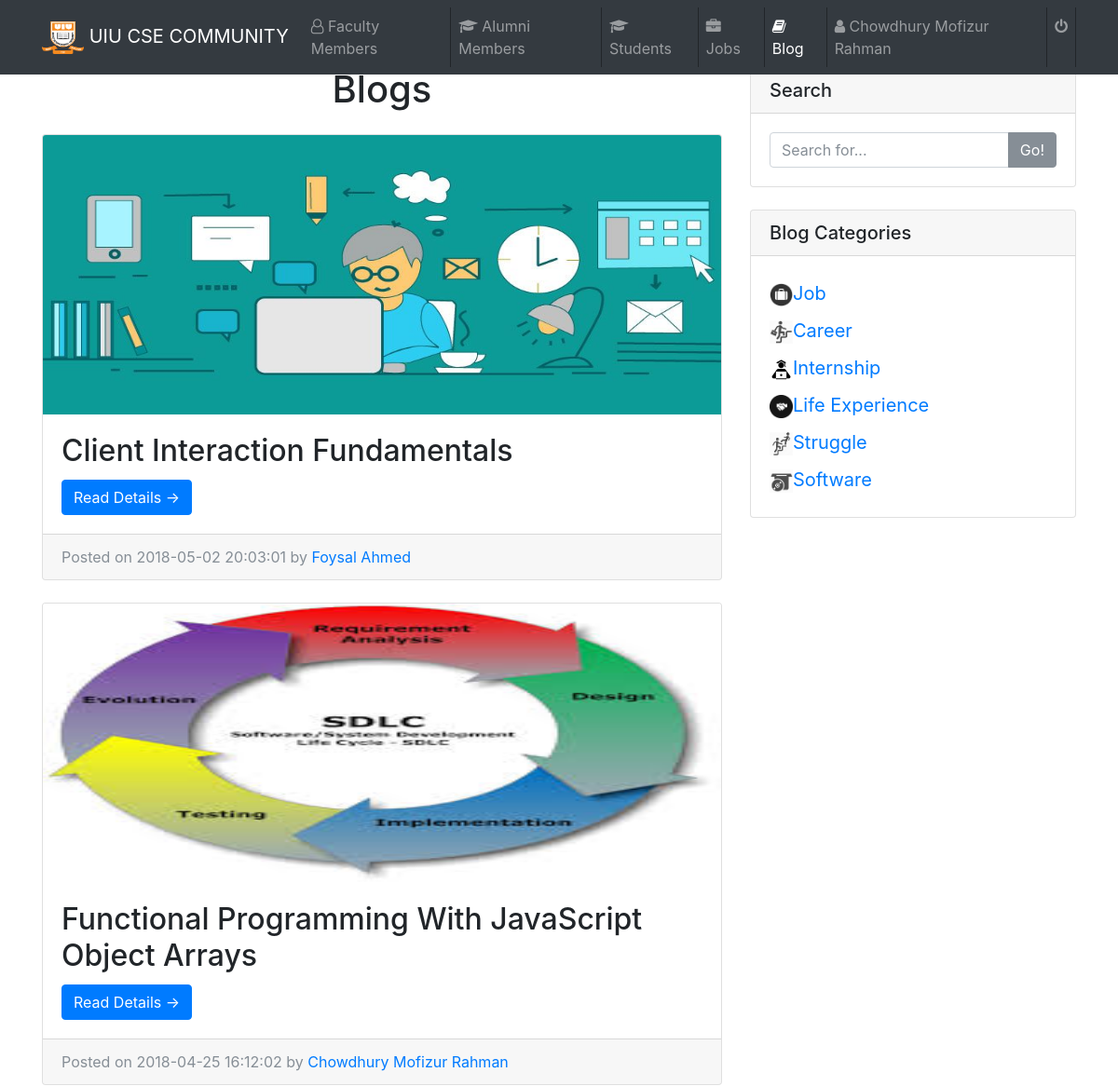
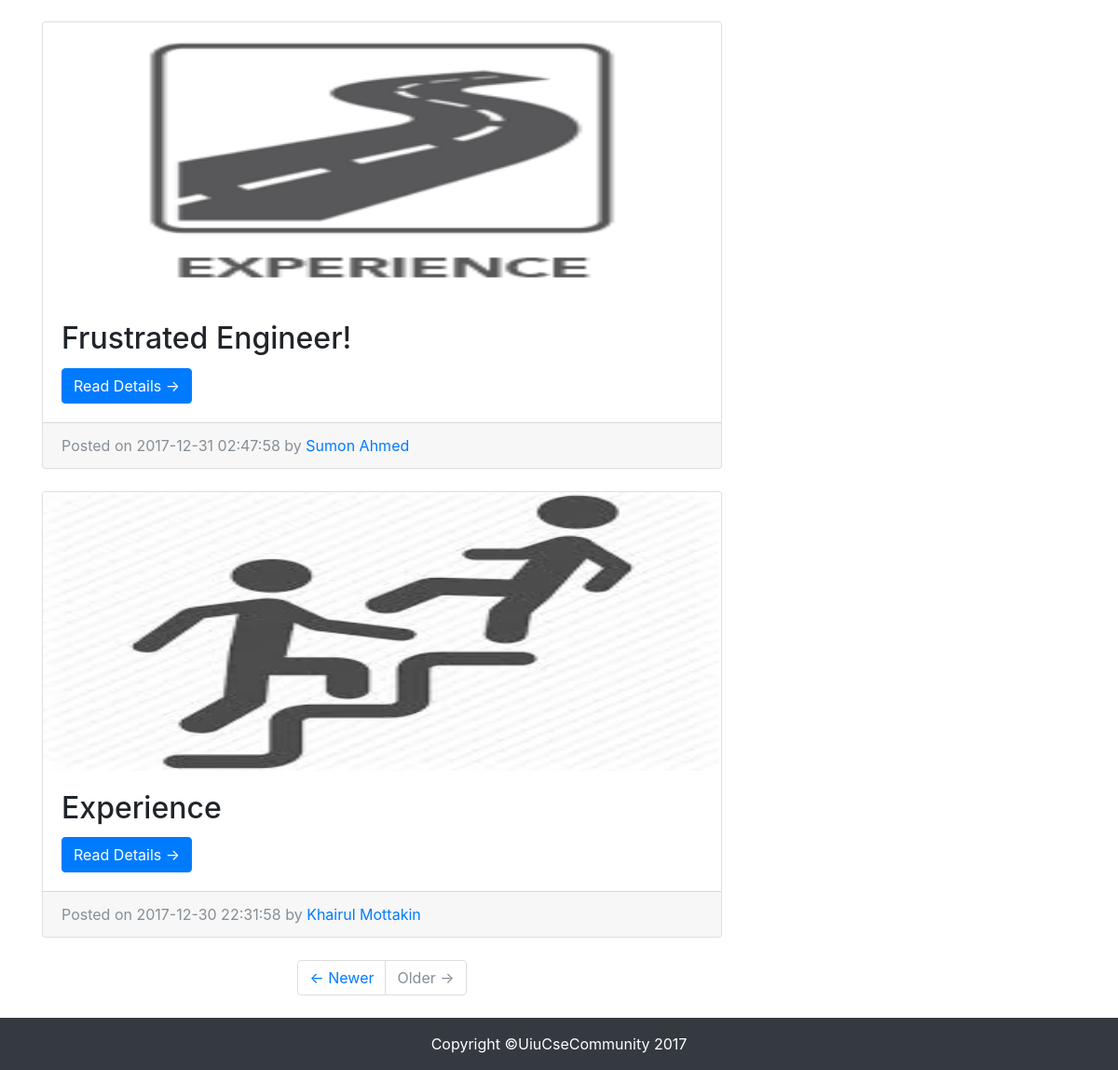
Page /Faculty/blog/blog.php (signed in) on the committed database (2 pictures, top to bottom).
### tables this page shows
CREATE TABLE `faculty` (
  `id` int(11) NOT NULL,
  `name` varchar(100) NOT NULL,
  `designation` varchar(100) NOT NULL,
  `email` varchar(100) NOT NULL,
  `qualification` varchar(50) NOT NULL,
  `company` varchar(50) NOT NULL,
  `experience` varchar(100) NOT NULL,
  `projects` varchar(500) NOT NULL,
  `hobby` varchar(100) NOT NULL,
  `fbID` varchar(500) NOT NULL,
  `twitterID` varchar(500) NOT NULL,
  `linkedInID` varchar(500) NOT NULL,
  `password` varchar(20) NOT NULL,
  `facultyPhoto` varchar(500) NOT NULL
);

CREATE TABLE `blog` (
  `id` int(11) NOT NULL,
  `title` varchar(100) NOT NULL,
  `category` varchar(30) NOT NULL,
  `description` varchar(30000) NOT NULL,
  `thumbnail` varchar(500) NOT NULL,
  `author` varchar(50) NOT NULL,
  `author_type` varchar(10) NOT NULL,
  `time` varchar(50) NOT NULL
);

### Faculty/blog/blog.php (the view, shortened to what this page needs)
<?php
    require_once ('../../dbConnect.php');
    $user = $_SESSION['email'];
    $row1 = $conn->query("SELECT * FROM `faculty` WHERE (email = '$user' )");
    $result1 = mysqli_fetch_array($row1);
    $row2 = $conn->query("SELECT * FROM `blog` WHERE 1 ORDER by time DESC ");
 ?>
<!DOCTYPE html>
<html lang="en">
  <head>
    <link href="css/bootstrap.min.css" rel="stylesheet">
    <link rel="stylesheet" href="https://cdnjs.cloudflare.com/ajax/libs/font-awesome/4.7.0/css/font-awesome.min.css">
    <link href="http://maxcdn.bootstrapcdn.com/font-awesome/4.2.0/css/font-awesome.min.css" rel="stylesheet">
    <link rel="stylesheet" type="text/css" href="css/socialicon.css">
  </head>
  <body>
    <nav class="navbar navbar-expand-lg navbar-dark bg-dark fixed-top">
      <div class="container">
        <a class="navbar-brand" href="#"><img src="img/uiu.png" height="35" width="45" alt=""> UIU CSE COMMUNITY</a>
        <div class="collapse navbar-collapse" id="navbarResponsive">
          <ul class="navbar-nav ml-auto">
            <li class="nav-item" style="border-right: 1px solid;">
              <a class="nav-link" href="../faculty.php"><i class="fa fa-user-o" aria-hidden="true"></i> Faculty Members</a>
            </li>
           <li class="nav-item" style="border-right: 1px solid;">
              <a class="nav-link" href="../alumni.php"><i class="fa fa-graduation-cap" aria-hidden="true"></i> Alumni Members</a>
            </li>
            <li class="nav-item" style="border-right: 1px solid;">
              <a class="nav-link" href="../students.php"><i class="fa fa-graduation-cap" aria-hidden="true"></i> Students</a>
            </li>
            <li class="nav-item" style="border-right: 1px solid;">
              <a class="nav-link" href="../job/job.php"><i class="fa fa-briefcase" aria-hidden="true"></i> Jobs</a>
            </li>
            <li class="nav-item active" style="border-right: 1px solid;">
              <a class="nav-link" href="#"><i class="fa fa-book" aria-hidden="true"></i> Blog<span class="sr-only">(current)</span></a>
            </li>
            <li class="nav-item" style="border-right: 1px solid;">
              <a class="nav-link" href="../facultytimeline.php"><i class="fa fa-user" aria-hidden="true"></i> <?php echo $result1['name']; ?></a>
            </li>
            <li class="nav-item" style="border-right: 1px solid;">
              <a class="nav-link" href="../logout.php"><i class="fa fa-power-off" aria-hidden="true"></i></a>
            </li>
          </ul>
        </div>
      </div>
    </nav><br><br>
    <div class="container">
      <div class="row">
        <div class="col-md-8">
          <h1 align="center" class="my-4">Blogs</h1>
        <?php while($result2 = mysqli_fetch_array($row2))  { ?>
          <div class="card mb-4">
            <img class="card-img-top" style="-webkit-user-select:none; display:block; margin:auto;"  width="760" height="300" <?php echo "<img src='../../Photos/".$result2['thumbnail']."'> "; ?>
            <div class="card-body">
              <h2 class="card-title"><?php echo $result2['title']; ?></h2>
              <a href="details.php?id=<?php echo $result2['id']; ?>" class="btn btn-primary">Read Details &rarr;</a>
            </div>
            <div class="card-footer text-muted">
              Posted on <?php echo $result2['time']; ?> by <a href="#"><?php echo $result2['author']; ?></a>
            </div>
          </div>
        <?php } ?>
          <ul class="pagination justify-content-center mb-4">
            <li class="page-item">
              <a class="page-link" href="#">&larr; Newer </a>
            </li>
            <li class="page-item disabled">
              <a class="page-link" href="#">Older &rarr;</a>
            </li>
          </ul>
        </div>
        <div class="col-md-4">
          <div class="card my-4">
            <h5 class="card-header">Search</h5>
            <div class="card-body">
              <div class="input-group">
                <input type="text" class="form-control" placeholder="Search for...">
                <span class="input-group-btn">
                  <button class="btn btn-secondary" type="button">Go!</button>
                </span>
              </div>
            </div>
          </div>
          <div class="card my-4">
            <h5 class="card-header">Blog Categories</h5>
            <div class="card-body">
              <div class="row">
                <div class="col-lg-6">
                  <ul class="list-unstyled mb-0">
                    <li>
					 <a class="navbar-brand" href="#"><img src="img/job.png" height="25" width="25" alt="">Job</a>
                   </li>
                    <li>
                     <a class="navbar-brand" href="#"><img src="img/career icon.jpg" height="25" width="25" alt="">Career</a>
                    </li>
                    <li>
                      <a class="navbar-brand" href="#"><img src="img/intern.png" height="25" width="25" alt="">Internship</a>
                    </li>
                    <li>
                      <a class="navbar-brand" href="#"><img src="img/experience icon.png" height="25" width="25" alt="">Life Experience</a>
                    </li>
                    <li>
                      <a class="navbar-brand" href="#"><img src="img/struggle icon.jpg" height="25" width="25" alt="">Struggle</a>
                    </li>
                    <li>
                      <a class="navbar-brand" href="#"><img src="img/software icon.png" height="25" width="25" alt="">Software</a>
                    </li>
                  </ul>
                </div>
              </div>
            </div>
          </div>
        </div>
      </div>
    </div>
    <footer class="py-3 bg-dark">
      <div class="container">
        <p class="m-0 text-center text-white">Copyright &copy;UiuCseCommunity 2017</p>
      </div>
    </footer>
  </body>
</html>

### rows in the picture
faculty: name "Chowdhury Mofizur Rahman"
blog: thumbnail (picture), title "Client Interaction Fundamentals", time "2018-05-02 20:03:01", author "Foysal Ahmed"
blog: thumbnail (picture), title "Functional Programming With JavaScript Object Arrays", time "2018-04-25 16:12:02", author "Chowdhury Mofizur Rahman"
blog: thumbnail (picture), title "Frustrated Engineer!", time "2017-12-31 02:47:58", author "Sumon Ahmed"
blog: thumbnail (picture), title "Experience", time "2017-12-30 22:31:58", author "Khairul Mottakin"
